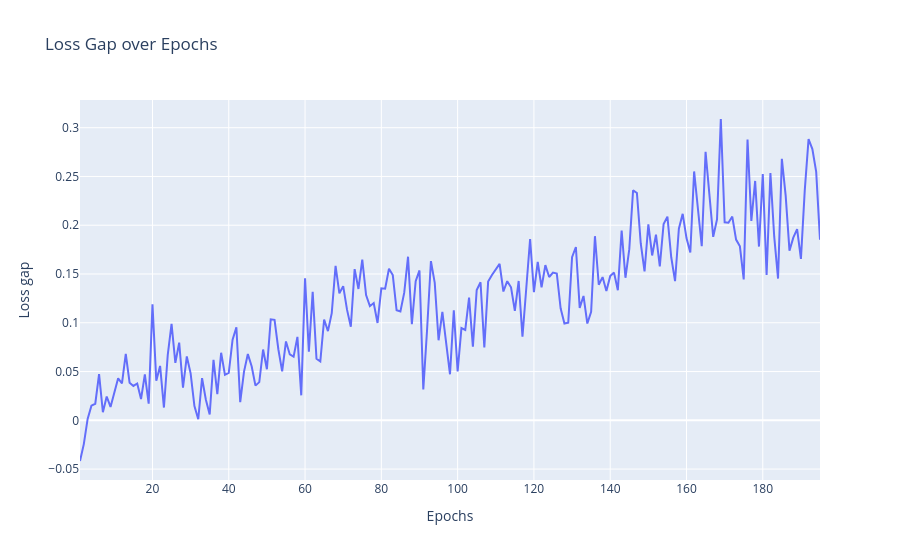

Notebook code for this chart:
### Code cell
loss_gap = val_loss - train_loss

fig = go.Figure()
fig.add_trace(go.Scatter(x=epochs, y=loss_gap, mode="lines", name="Val Loss - Train Loss"))

fig.update_layout(
    title="Loss Gap over Epochs",
    xaxis_title="Epochs",
    yaxis_title="Loss gap",
    hovermode="x unified"
)

### Figure 1 — Plotly figure (JSON) as saved in the notebook; plotly's stock layout.template omitted (floating-point values rounded to 4 significant figures; data arrays with more than 128 entries replaced by an {"elided": "..."} marker saying what was removed)
{"data": [{"mode": "lines", "name": "Val Loss - Train Loss", "type": "scatter", "x": {"elided": "195 int values"}, "y": {"elided": "195 float values"}}], "layout": {"hovermode": "x unified", "title": {"text": "Loss Gap over Epochs"}, "xaxis": {"title": {"text": "Epochs"}}, "yaxis": {"title": {"text": "Loss gap"}}}}
